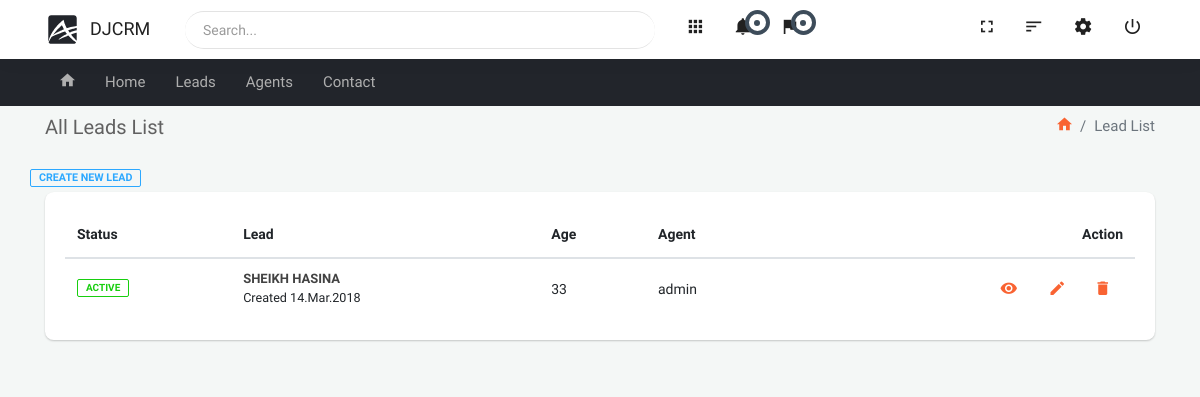
Page /lead-list/ on the earlier database version.
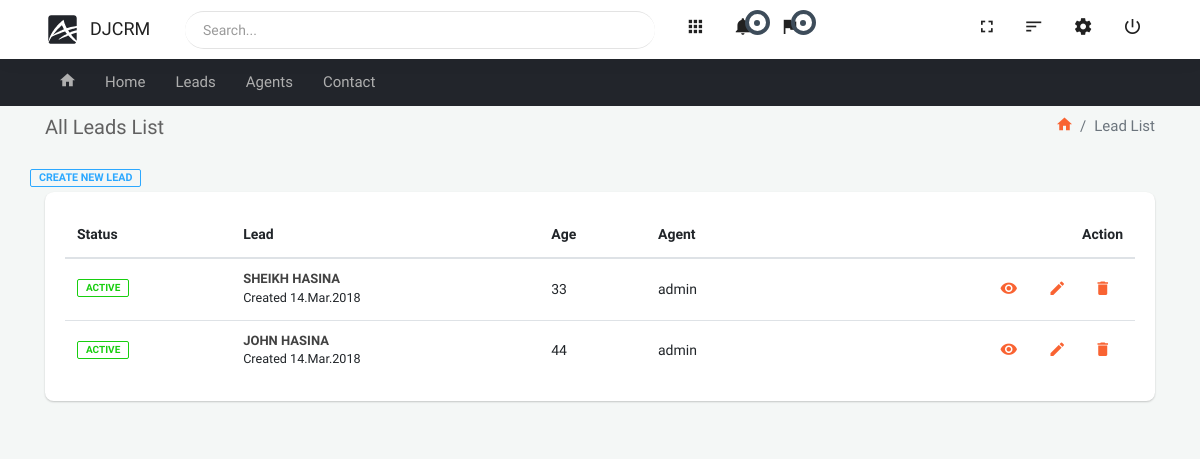
Same page on the later database version.
### leads/models.py (models this page shows, shortened)
class Lead(models.Model):
    first_name = models.CharField(max_length=250)
    last_name = models.CharField(max_length=250)
    age = models.IntegerField(default=0)
    agent = models.ForeignKey('Agent', on_delete=models.CASCADE)

class Agent(models.Model):
    user = models.ForeignKey(User, on_delete=models.CASCADE)
    def __str__(self):
        return self.user.username

class User(AbstractUser):
    pass

### leads/views.py (the view)
# urls.py: path('lead-list/', LeadList.as_view(), name='lead-list'),
class LeadList(generic.ListView):
    template_name = 'leads/lead-list.html'
    queryset = Lead.objects.all()
    context_object_name = 'leads'
    paginate_by = 10

### templates/leads/lead-list.html
{% extends 'base.html' %}
{% block content %}
    <div class="container">
        <div class="block-header">
            <div class="row clearfix">
                <div class="col-lg-5 col-md-5 col-sm-12">
                    <h2>All Leads List</h2>
                </div>
                <div class="col-lg-7 col-md-7 col-sm-12">
                    <ul class="breadcrumb float-md-right padding-0">
                        <li class="breadcrumb-item"><a href="{% url 'home' %}"><i class="zmdi zmdi-home"></i></a></li>
                        <li class="breadcrumb-item active">Lead List</li>
                    </ul>
                </div>
            </div>
        </div>
        <div class="row clearfix">
            <a class="badge badge-info pull-right" href="{% url 'leads:lead-create' %}">Create New Lead</a>
            <div class="col-lg-12 col-md-12">
                <div class="card">
                    <div class="body project_report">
                        <div class="table-responsive">
                            <table class="table m-b-0 table-hover">
                                <thead>
                                <tr>
                                    <th>Status</th>
                                    <th>Lead</th>
                                    <th>Age</th>
                                    <th>Agent</th>
                                    <th>Action</th>
                                </tr>
                                </thead>
                                <tbody>
                                {% for lead in leads %}
                                    <tr>
                                        <td>
                                            <span class="badge badge-success">Active</span>
                                        </td>
                                        <td class="project-title">
                                            <h6>
                                                <a href="{% url 'leads:lead-details' lead.id %}">{{ lead.first_name }} {{ lead.last_name }}</a>
                                            </h6>
                                            <small>Created 14.Mar.2018</small>
                                        </td>
                                        <td>
                                            {{ lead.age }}
                                        </td>
                                        <td>
                                            {{ lead.agent }}
                                        </td>
                                        <td class="project-actions">
                                            <a href="{% url 'leads:lead-details' lead.id %}"
                                               class="btn btn-neutral btn-sm"><i class="zmdi zmdi-eye"></i></a>
                                            <a href="{% url 'leads:lead-update' lead.id %}"
                                               class="btn btn-neutral btn-sm"><i
                                                    class="zmdi zmdi-edit"></i></a>
                                            <a href="{% url 'leads:lead-delete' lead.id %}"
                                               class="btn btn-neutral btn-sm"><i class="zmdi zmdi-delete"></i></a>
                                        </td>
                                    </tr>
                                {% endfor %}
                                </tbody>
                            </table>
                        </div>
                    </div>
                </div>
            </div>
        </div>
    </div>
{% endblock %}

Differences in the rows shown:
added Lead: first_name "JOHN", last_name "HASINA", age "44", agent "admin"
